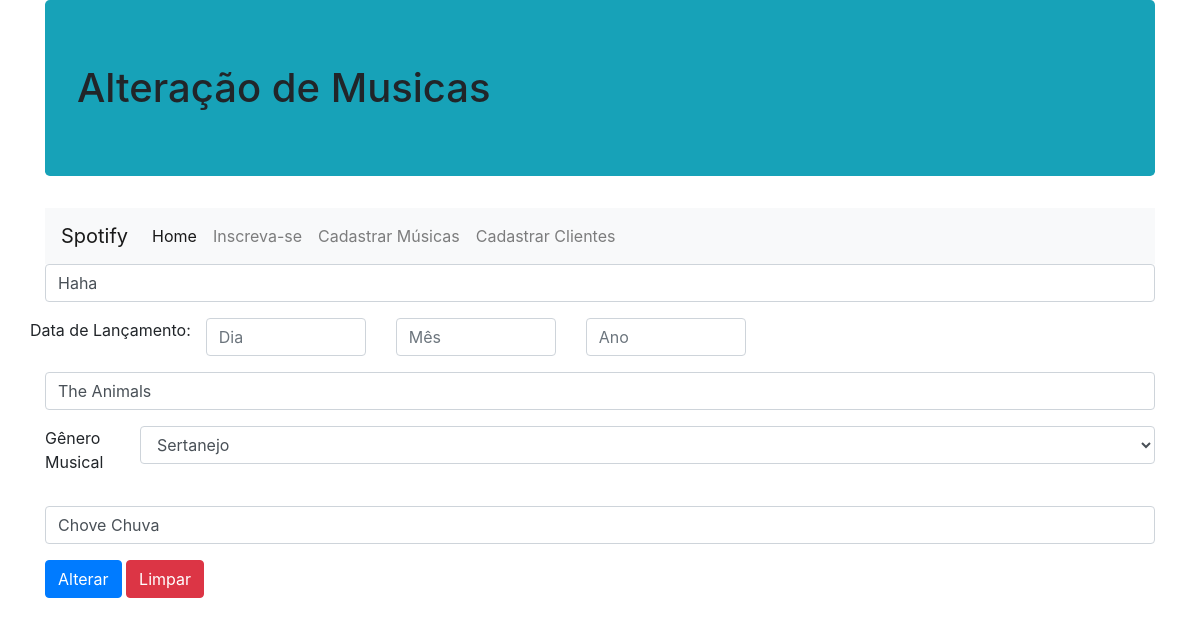
The page /alterar-musica.php?id=3 on the database its author committed.
### tables this page shows
CREATE TABLE `musica` (
  `idMusica` bigint(20) NOT NULL,
  `nomeMusica` varchar(50) NOT NULL,
  `dataLancMus` date NOT NULL,
  `cantorBanda` varchar(50) NOT NULL,
  `genero` varchar(30) NOT NULL,
  `album` varchar(75) NOT NULL
);

### config/conexaobanco.class.php (called while the page is built, shortened)
<?php
class ConexaoBanco extends PDO {
  private static $instance = null;
  public static function getInstance(){
      try{
        if(!isset(self::$instance)){
          self::$instance = new ConexaoBanco("mysql:dbname=spotify;host=localhost","root","");
        }
        return self::$instance;
      }catch(PDOException $e){
        echo "Erro ao conectar. ".$e;
      }
  }
}

### dao/spotifydao.class.php (called while the page is built, shortened)
<?php
require_once 'config/conexaobanco.class.php';
class SpotifyDAO{
  private $conexao=null;
  public function __construct(){
    $this->conexao = ConexaoBanco::getInstance();
  }
  public function filtrarMusica($filtro, $pesquisa){
    try{
      $query = "";
      switch($filtro){
        case "codigo": $query = "where idmusica=".$pesquisa;
        break;
      }
      $stat = $this->conexao->query("select * from musica ".$query);
      $array = $stat->fetchAll(PDO::FETCH_CLASS, "Musica");
      return $array;
    }catch(PDOException $e){
      echo "Erro ao filtrar musicas!".$e;
    }
  }
}

### modelo/musica.class.php (called while the page is built, shortened)
<?php
class Musica{
  public function __get($a){return $this->$a;}
}

### alterar-musica.php (the view, shortened to what this page needs)
<?php
if(isset($_GET['id'])){
    include_once "dao/spotifydao.class.php";
    include_once "modelo/musica.class.php";
    $musDAO = new SpotifyDAO();
    $array = $musDAO->filtrarMusica("codigo", $_GET['id']);
    $mus = $array[0];
}
?>
<!DOCTYPE html>
<html lang="pt-br">
<head>
  <link href="vendor/twbs/bootstrap/dist/css/bootstrap.min.css" rel="stylesheet"/>
</head>
  <body>
      <div class="container">
        <h1 class="jumbotron bg-info">Alteração de Musicas</h1>
        <nav class="navbar navbar-expand-lg navbar-light bg-light">
          <a class="navbar-brand" href="#">Spotify</a>
          <div class="collapse navbar-collapse" id="navbarNav">
            <ul class="navbar-nav">
              <li class="nav-item active">
                <a class="nav-link" href="index.php">Home</a>
              </li>
              <li class="nav-item">
                <a class="nav-link" href="cadastrar-cliente.php">Inscreva-se <span class="sr-only"></span></a>
              </li>
              <li class="nav-item">
                <a class="nav-link" href="cadastrar-musica.php">Cadastrar Músicas <span class="sr-only">(current)</span></a>
              </li>
              <li class="nav-item">
                <a class="nav-link" href="cadastrar-cliente.php">Cadastrar Clientes <span class="sr-only">(current)</span></a>
              </li>
            </ul>
          </div>
        </nav>
        <form name="cadmusica" method="post" action="">
          <div class="form-group">
            <input type="text" name="txtnome" placeholder="Nome da música" class="form-control" value="<?php if(isset($mus)){ echo $mus->nomeMusica; } ?>">
          </div>
          <div class="row form-group">
            <div class="col-md-1.8">
              <label>Data de Lançamento:</label>
            </div>
            <div class="col-md-2">
              <input type="number" name="numdia" placeholder="Dia" class="form-control">
            </div>
            <div class="col-md-2">
              <input type="number" name="nummes" placeholder="Mês" class="form-control">
            </div>
            <div class="col-md-2">
              <input type="number" name="numano" placeholder="Ano" class="form-control">
            </div>
          </div>
          <div class="form-group">
            <input type="text" name="txtcantorbanda" placeholder="Nome do cantor/banda" class="form-control" value="<?php if(isset($mus)){ echo $mus->cantorBanda; } ?>">
          </div>
          <div class="row">
            <div class="form-group col-md-1">
              <p>Gênero Musical</p>
            </div>
            <div class="form-group col-md-11">
              <select class="form-control" name="selgenero">
                <option value="Sertanejo"
                    <?php if(isset($mus)){
                          if($mus->genero == "Sertanejo"){ echo 'selected=selected'; }
                        } ?>>Sertanejo</option>
              </select>
            </div>
          </div>
          <div class="form-group">
            <input type="text" name="txtalbum" placeholder="Digite o nome do album em que se encontra a música" class="form-control" value="<?php if(isset($mus)){ echo $mus->album; } ?>">
          </div>
          <div class="form-group">
            <input type="submit" name="alterar" value="Alterar" class="btn btn-primary">
            <input type="reset" name="Limpar" value="Limpar" class="btn btn-danger">
          </div>
        </form>
      </div>
  </body>
</html>

### rows shown on the page
musica: txtnome "Haha", txtcantorbanda "The Animals", txtalbum "Chove Chuva"
